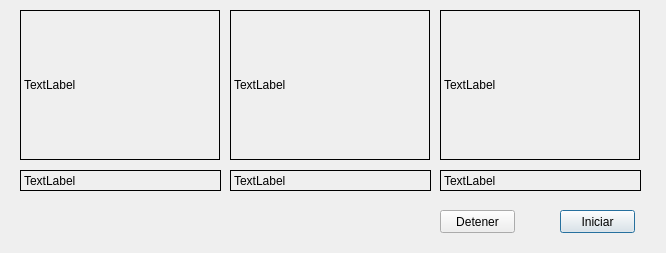
<?xml version="1.0" encoding="UTF-8"?>
<ui version="4.0">
 <class>Dialog</class>
 <widget class="QDialog" name="Dialog">
  <property name="geometry">
   <rect>
    <x>0</x>
    <y>0</y>
    <width>666</width>
    <height>253</height>
   </rect>
  </property>
  <property name="windowTitle">
   <string>Dialog</string>
  </property>
  <widget class="QPushButton" name="pushButton">
   <property name="geometry">
    <rect>
     <x>560</x>
     <y>210</y>
     <width>75</width>
     <height>23</height>
    </rect>
   </property>
   <property name="text">
    <string>Iniciar</string>
   </property>
  </widget>
  <widget class="QPushButton" name="pushButton_2">
   <property name="geometry">
    <rect>
     <x>440</x>
     <y>210</y>
     <width>75</width>
     <height>23</height>
    </rect>
   </property>
   <property name="text">
    <string>Detener</string>
   </property>
  </widget>
  <widget class="QLabel" name="label">
   <property name="geometry">
    <rect>
     <x>20</x>
     <y>10</y>
     <width>200</width>
     <height>150</height>
    </rect>
   </property>
   <property name="frameShape">
    <enum>QFrame::Box</enum>
   </property>
   <property name="text">
    <string>TextLabel</string>
   </property>
  </widget>
  <widget class="QLabel" name="label_2">
   <property name="geometry">
    <rect>
     <x>230</x>
     <y>10</y>
     <width>200</width>
     <height>150</height>
    </rect>
   </property>
   <property name="frameShape">
    <enum>QFrame::Box</enum>
   </property>
   <property name="text">
    <string>TextLabel</string>
   </property>
  </widget>
  <widget class="QLabel" name="label_3">
   <property name="geometry">
    <rect>
     <x>20</x>
     <y>170</y>
     <width>201</width>
     <height>21</height>
    </rect>
   </property>
   <property name="frameShape">
    <enum>QFrame::Box</enum>
   </property>
   <property name="text">
    <string>TextLabel</string>
   </property>
  </widget>
  <widget class="QLabel" name="label_4">
   <property name="geometry">
    <rect>
     <x>230</x>
     <y>170</y>
     <width>201</width>
     <height>21</height>
    </rect>
   </property>
   <property name="frameShape">
    <enum>QFrame::Box</enum>
   </property>
   <property name="text">
    <string>TextLabel</string>
   </property>
  </widget>
  <widget class="QLabel" name="label_5">
   <property name="geometry">
    <rect>
     <x>440</x>
     <y>10</y>
     <width>200</width>
     <height>150</height>
    </rect>
   </property>
   <property name="frameShape">
    <enum>QFrame::Box</enum>
   </property>
   <property name="text">
    <string>TextLabel</string>
   </property>
  </widget>
  <widget class="QLabel" name="label_6">
   <property name="geometry">
    <rect>
     <x>440</x>
     <y>170</y>
     <width>201</width>
     <height>21</height>
    </rect>
   </property>
   <property name="frameShape">
    <enum>QFrame::Box</enum>
   </property>
   <property name="text">
    <string>TextLabel</string>
   </property>
  </widget>
 </widget>
 <layoutdefault spacing="6" margin="11"/>
 <resources/>
 <connections/>
</ui>
